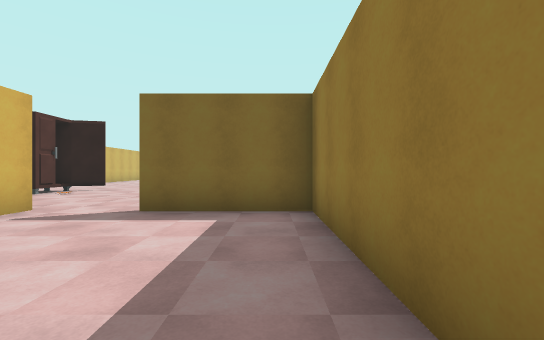
View 1 (above)

17 first-person views from a walk through a 3-D level made in the Unity game engine. The camera is 1.4 m above the floor, looks level and sees 90° across. The floor is counted in squares, 2 m on a side. Each view is taken from the middle of a square. On the plan, view 1 faces up. The plan holds only what a view shows up to about 9 squares ahead; the rest is blank. The place goes on beyond the plan. The player character is not drawn. Some animated figures are not drawn.

View 2
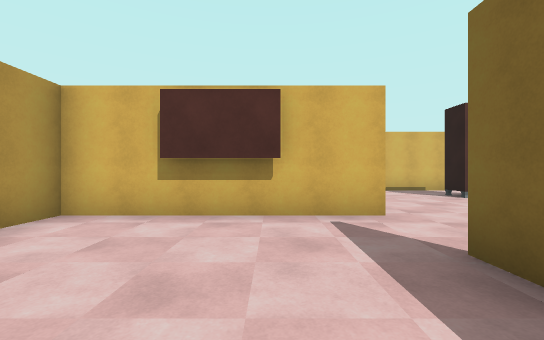

View 3
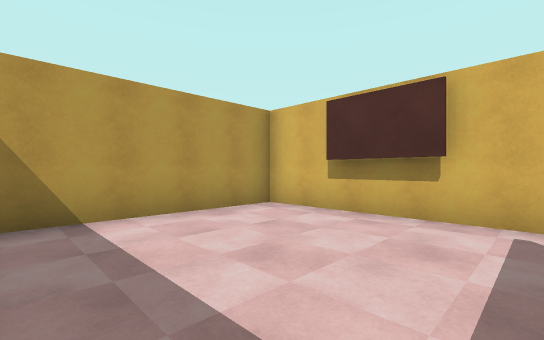

View 4
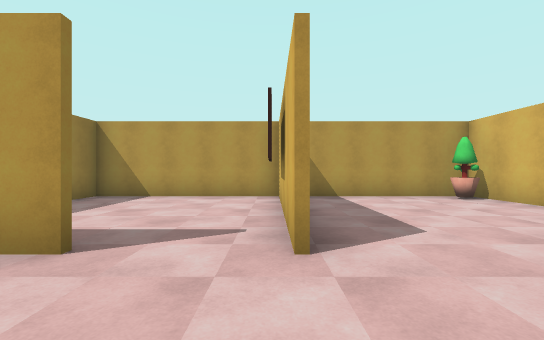

View 5
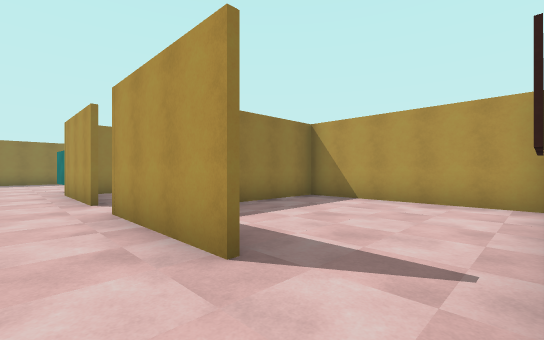

View 6
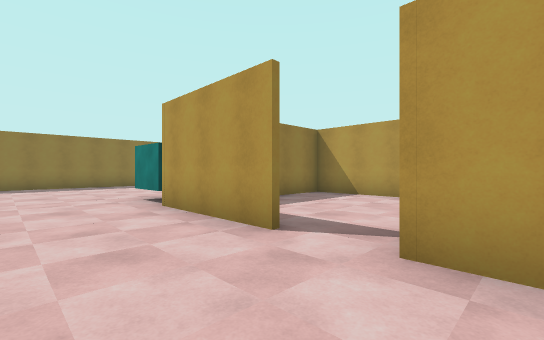

View 7
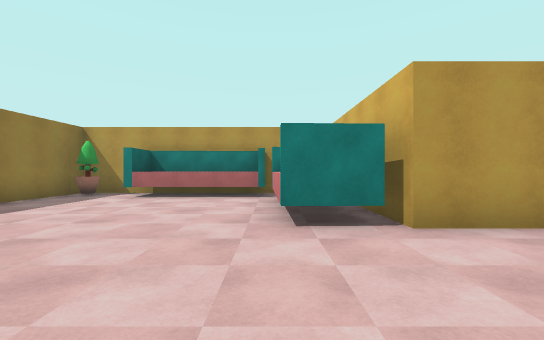

View 8
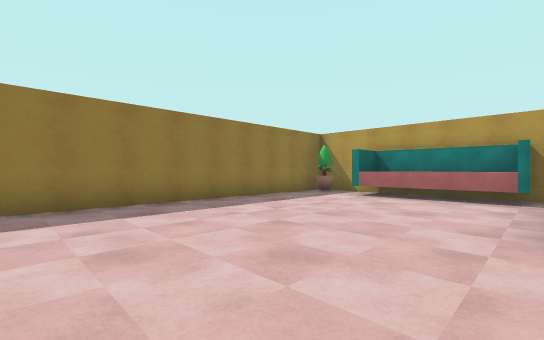

View 9
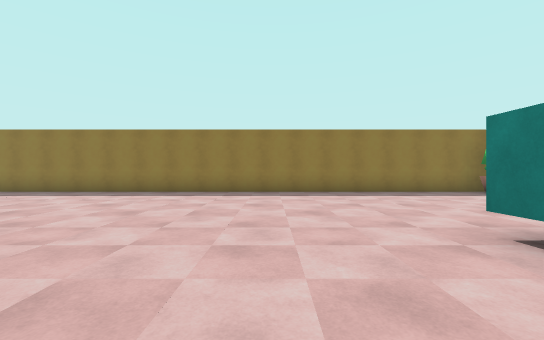

View 10
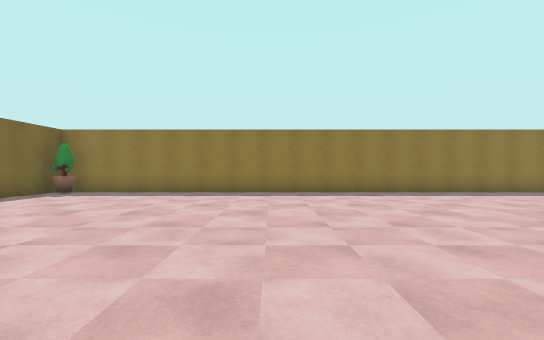

View 11
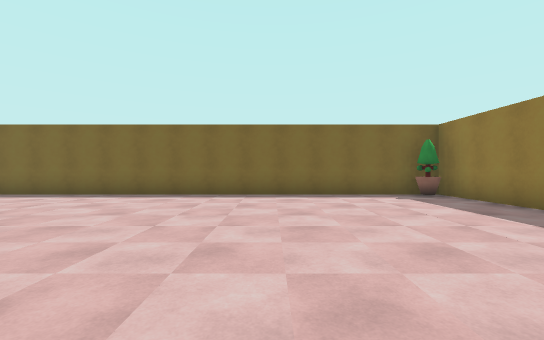

View 12
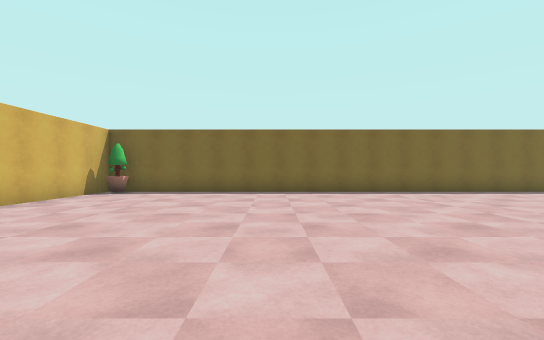

View 13
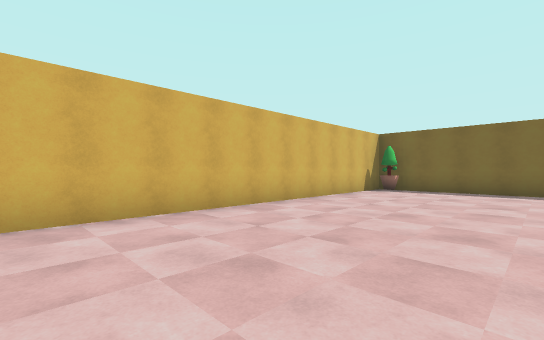

View 14
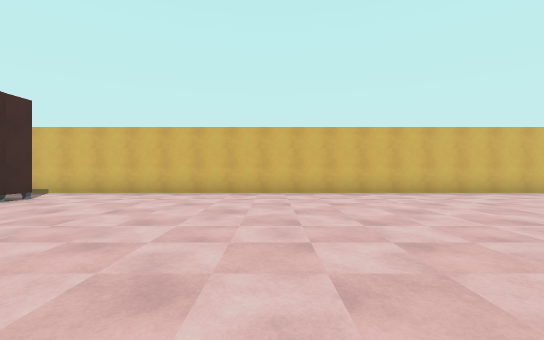

View 15
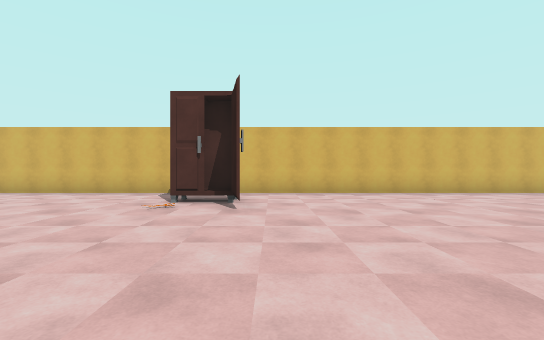

View 16
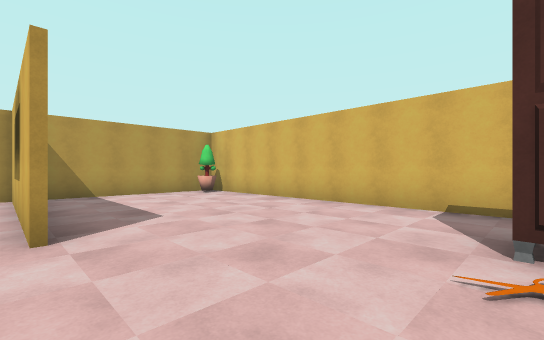

View 17
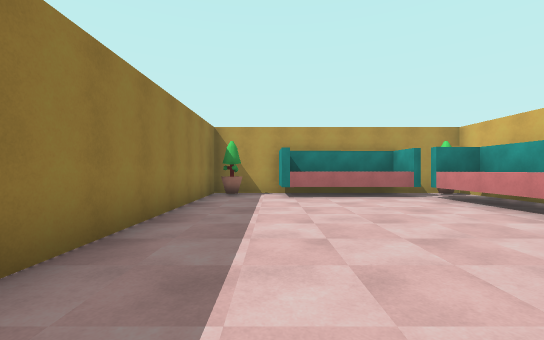

### Floor plan
Points are (right, up) in squares from view 1. A wall is a line through its corners. A room is listed if a view was taken in it or the views show most of it. See-through windows are left out.
Room 1 (views 1, 2, 3)
walls: (-4.2, 4.8) (-4.2, -0.2) (0.7, -0.2) (0.7, 4.6) (-2.2, 4.6)
Room 2 (views 4, 5, 6, 7, 8, 9, 10, 11, 12, 13, 14, 15, 16, 17)
walls: (2.2, 4.7) (5.3, 4.7) (5.3, 3.5); (-2.2, 4.7) (0.9, 4.7); (6.5, -0.2) (7.5, -0.2); (10.8, -0.2) (12.7, -0.2) (12.7, 26.8) (-9.2, 26.8) (-9.2, 0.8); (-8.5, -0.2) (-4.8, -0.2)
objects: other object (-9, 26); other object (-8, 8) to (-7, 9); other object (-6, 9); other object (6, 0); other object (6, 1); other object (7, 2) to (7, 4); other object (8, 0) to (10, 1); other object (12, 0); other object (12, 26)

Where each view was taken, in squares from view 1:
view 1: 0 up, 0 right, facing up
view 2: 3 up, 0 right, facing left
view 3: 4 up, 0 right, facing down-left
view 4: 7 up, 4 left, facing down
view 5: 6 up, 4 left, facing down-right
view 6: 7 up, 0 right, facing down-right
view 7: 8 up, 7 right, facing down
view 8: 8 up, 7 right, facing down-right
view 9: 7 up, 4 right, facing right
view 10: 20 up, 4 right, facing right
view 11: 19 up, 8 right, facing up
view 12: 18 up, 4 left, facing up
view 13: 17 up, 5 left, facing up-left
view 14: 15 up, 1 left, facing left
view 15: 10 up, 1 left, facing left
view 16: 8 up, 4 left, facing down-left
view 17: 8 up, 11 right, facing down
